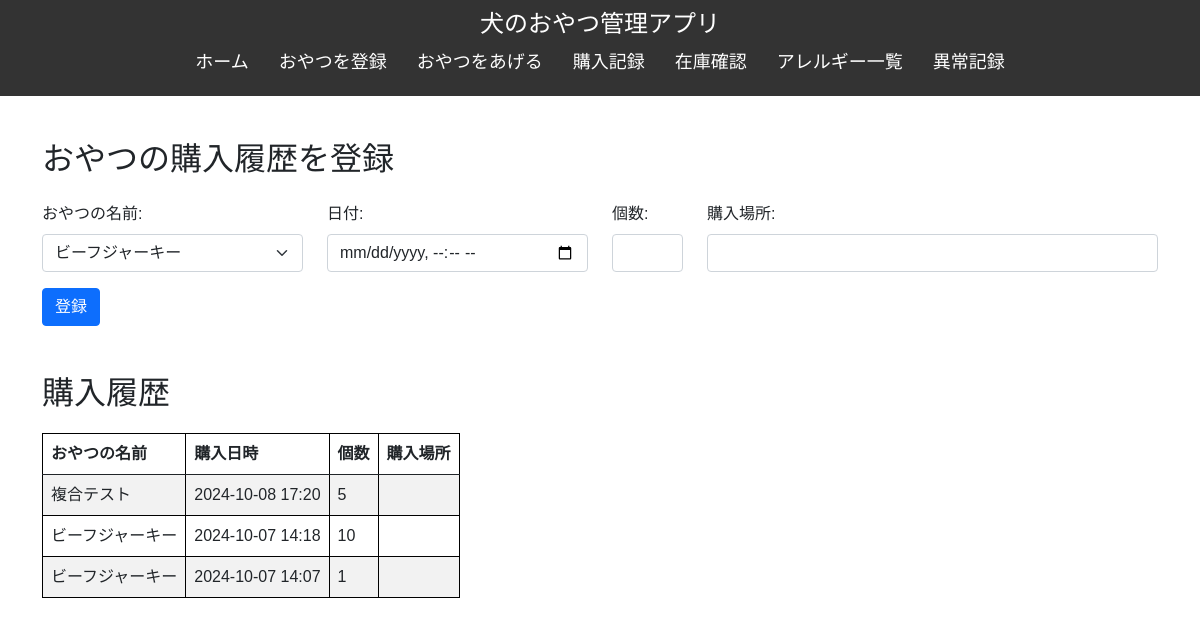
The page /purchase_snack on the database as committed earlier.
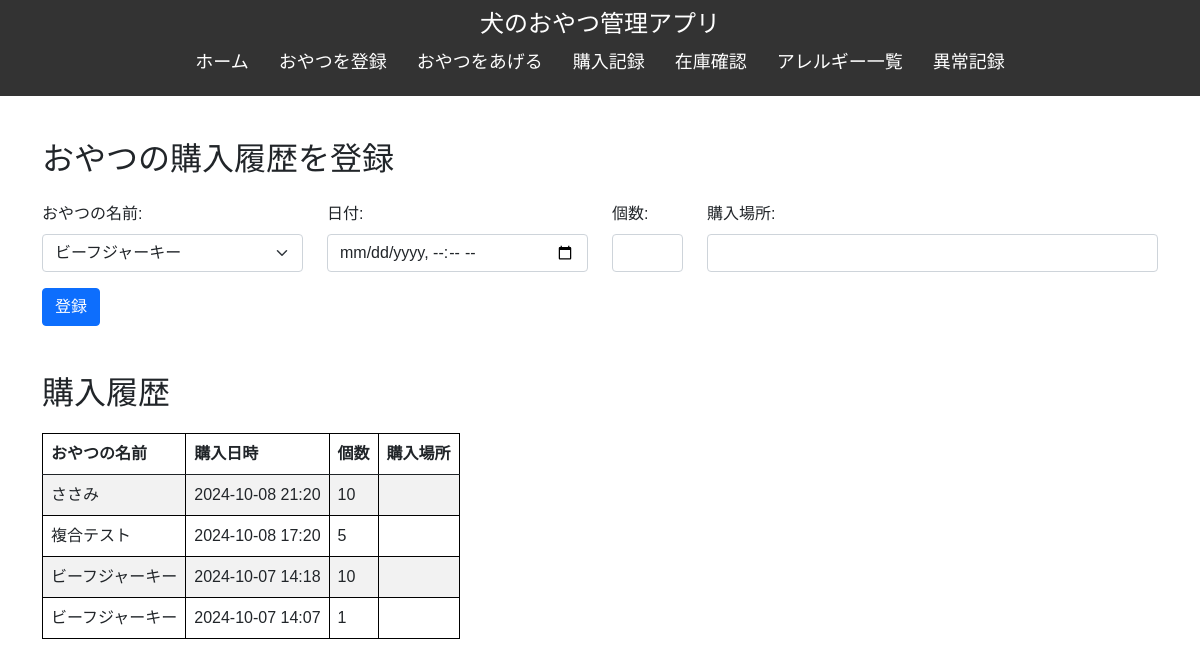
The same page on the database as committed later.
### tables this page shows
CREATE TABLE purchase_history (
    id INTEGER PRIMARY KEY AUTOINCREMENT,
    snack_id INTEGER,
    purchase_date TEXT,
    purchase_place TEXT,
    quantity INTEGER,
    FOREIGN KEY (snack_id) REFERENCES snacks (id)
);

CREATE TABLE "snacks" (
	"id"	INTEGER,
	"name"	TEXT NOT NULL,
	"description"	TEXT,
	"purchase_date"	TEXT,
	"allergy_id"	INTEGER,
	PRIMARY KEY("id" AUTOINCREMENT),
	FOREIGN KEY("allergy_id") REFERENCES "allergies"("id")
);

### app.py (the view, shortened to what this page needs)
@app.route('/purchase_snack', methods=['GET', 'POST'])
def purchase_snack():
    conn = get_db_connection()
    snacks = conn.execute('SELECT id, name FROM snacks').fetchall()
    purchase_history = conn.execute('''
        SELECT p.id, s.name, p.purchase_date, p.purchase_place, p.quantity
        FROM purchase_history p
        JOIN snacks s ON p.snack_id = s.id
        ORDER BY p.purchase_date DESC
    ''').fetchall()
    conn.close()
    return render_template('purchase_snack.html', snacks=snacks, purchase_history=purchase_history)

### app.py (called while the page is built)
def get_db_connection():
    conn = sqlite3.connect('dog_treats.db')
    conn.row_factory = sqlite3.Row
    return conn

### templates/purchase_snack.html
{% extends 'base.html' %}
{% block content %}
    <div class="container my-4">
        <h2 class="mb-4">おやつの購入履歴を登録</h2>
        <form method="POST" action="{{ url_for('purchase_snack') }}">
            <div class="row mb-3">
                <div class="col-md-3">
                    <label for="snack_name" class="form-label">おやつの名前:</label>
                    <select name="snack_name" id="snack_name" class="form-select" required>
                        {% for snack in snacks %}
                            <option value="{{ snack.id }}">{{ snack.name }}</option>
                        {% endfor %}
                    </select>
                </div>
                <div class="col-md-3">
                    <label for="purchase_date" class="form-label">日付:</label>
                    <input type="datetime-local" name="purchase_date" id="purchase_date" class="form-control" required>
                </div>
                <div class="col-md-1">
                    <label for="quantity" class="form-label">個数:</label>
                    <input type="number" name="quantity" id="quantity" class="form-control" required>
                </div>
                <div class="col-md-5">
                    <label for="purchase_place" class="form-label">購入場所:</label>
                    <input type="text" name="purchase_place" id="purchase_place" class="form-control">
                </div>
            </div>
            <button type="submit" class="btn btn-primary">登録</button>
        </form>
        <h2 class="mt-5">購入履歴</h2>
        <table class="table table-striped">
            <thead>
                <tr>
                    <th>おやつの名前</th>
                    <th>購入日時</th>
                    <th>個数</th>
                    <th>購入場所</th>
                </tr>
            </thead>
            <tbody>
                {% for purchase in purchase_history %}
                    <tr>
                        <td>{{ purchase.name }}</td>
                        <td>{{ purchase.purchase_date }}</td>
                        <td>{{ purchase.quantity }}</td>
                        <td>{{ purchase.purchase_place }}</td>
                    </tr>
                {% endfor %}
            </tbody>
        </table>
    </div>
{% endblock %}

### templates/base.html (shortened to what this page needs)
<!DOCTYPE html>
<html lang="ja">
<head>
    <link href="https://cdn.jsdelivr.net/npm/bootstrap@5.0.2/dist/css/bootstrap.min.css" rel="stylesheet">
    <link rel="stylesheet" href="{{ url_for('static', filename='style.css') }}">
</head>
<body>
    <header>
        <h1>犬のおやつ管理アプリ</h1>
        <nav>
            <ul>
                <li><a href="{{ url_for('index') }}">ホーム</a></li>
                <li><a href="{{ url_for('add_snack') }}">おやつを登録</a></li>
                <li><a href="{{ url_for('give_snack') }}">おやつをあげる</a></li>
                <li><a href="{{ url_for('purchase_snack') }}">購入記録</a></li>
                <li><a href="{{ url_for('stock') }}">在庫確認</a></li>
                <li><a href="{{ url_for('allergies') }}">アレルギー一覧</a></li>
                <li><a href="{{ url_for('incident_records') }}">異常記録</a></li>
            </ul>
        </nav>
    </header>
    <div class="content">
        {% block content %}{% endblock %}
    </div>
</body>
</html>

### static/style.css (style rules this page uses)
body { font-family: Arial, sans-serif; }
header { background-color: #333; color: white; padding: 10px 0; text-align: center; }
header h1 { margin: 0; font-size: 24px; }
nav ul { list-style: none; padding: 0; margin: 10px 0; display: flex; justify-content: center; }
nav ul li { margin: 0 15px; }
nav ul li a { color: white; text-decoration: none; font-size: 18px; }
.content { padding: 20px; }
table { width: 100%; border-collapse: collapse; margin-top: 20px; }
table, th, td { border: 1px solid black; }
th, td { padding: 10px; text-align: left; }
.table { width: auto; max-width: 100%; table-layout: fixed; }
.table td, .table th { white-space: nowrap; max-width: 300px; overflow: hidden; text-overflow: ellipsis; }

Rows that differ between the two databases and show on the page:
added purchase_history: name "ささみ", purchase_date "2024-10-08 21:20", quantity "10"
